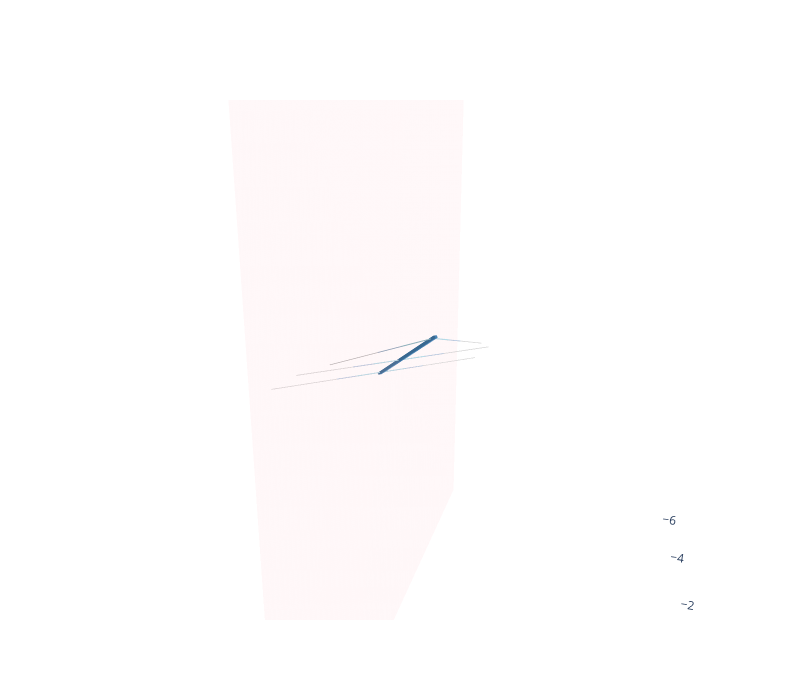

Here is the notebook cell this chart was saved with:
### Code cell
v = SolidObjVisualizer(x=(-6,6), y=(-6,6), z=(34,46))
v.add(a)
v.show()
